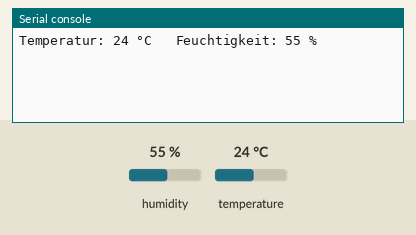
This program was run on a simulated Raspberry Pi Pico running MicroPython. Parts: the last lines printed to the serial console. The inputs (shaded band) are chosen by the test bench; at power-on: humidity 55 %, temperature 24 °C.

Above: at 1.2 s.
1.3 s: humidity set to 22 %
At 3.7 s:
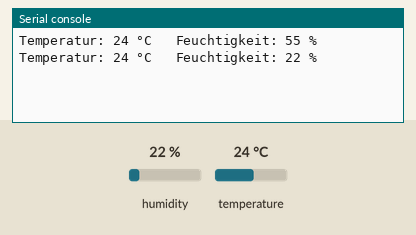
5.2 s: temperature set to 12 °C
At 6.8 s:
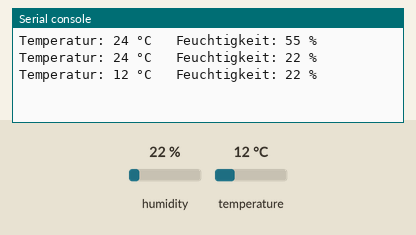
9.1 s: humidity set to 40 %
At 10.0 s:
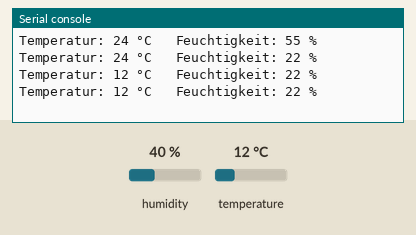
Timing chart, 0 to 12.1 s (numbered marks = the images above; inputs shaded):
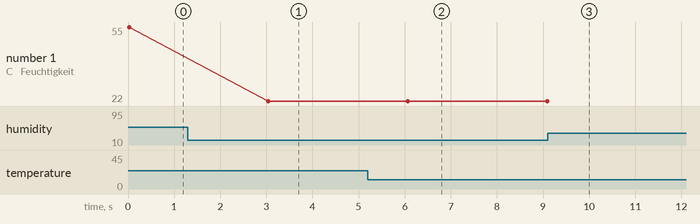

Measured:
- after the input at 1.3 s, the serial console: prints a new line after 1.7 s (image 1)
- after the input at 5.2 s, the serial console: prints a new line after 0.87 s (image 2)
- plotted number 1: 55 → 22 after the input at 1.3 s, 22 → 40 after the input at 9.1 s

The program:

03_dht11_temperatur_feuchtigkeit.py
```python
"""
Lektion 4.3: DHT11 -- Temperatur und Luftfeuchtigkeit

LERNZIELE:
- Einen digitalen Sensor über Bibliothek auslesen
- Fehler mit try/except abfangen

PYTHON-KONZEPTE:
- import dht
- try / except OSError

HARDWARE:
- DHT11 3-Pin-Modul (mit Widerstand auf der Platine)
- Signal -> GPIO 13 (Pin 17)
- VCC    -> 3V3 (Pin 36)
- GND    -> GND (Pin 38)

WICHTIG:
  - Nach jeder Messung mindestens 2 Sekunden warten -- sonst kommt ein Fehler!
  - dht ist ab Werk in MicroPython enthalten, keine extra Bibliothek nötig.
"""

from machine import Pin
import dht
from utime import sleep

sensor = dht.DHT11(Pin(13))

while True:
    try:
        sensor.measure()
        temp = sensor.temperature()
        hum  = sensor.humidity()
        print("Temperatur:", temp, "°C   Feuchtigkeit:", hum, "%")
    except OSError as e:
        print("Sensor antwortet nicht:", e)
    sleep(3)


# ============================================================
# AUFGABEN ZUM AUSPROBIEREN
# ============================================================
# 1. Haucht den Sensor an -- beobachtet die Feuchtigkeit.
#
# 2. Gebt eine Warnung aus, wenn es "zu warm" (>27 °C) oder
#    "zu feucht" (>70 %) ist.
#
# 3. Kombiniert DHT11 mit der Melodie aus 3.3: ein Alarmton
#    erklingt, wenn die Werte Schwellen überschreiten.
#
# 4. CHALLENGE: Loggt alle 10 Sekunden die Werte in eine Liste
#    und gebt am Ende Min/Max/Mittelwert aus.
# ============================================================
```
